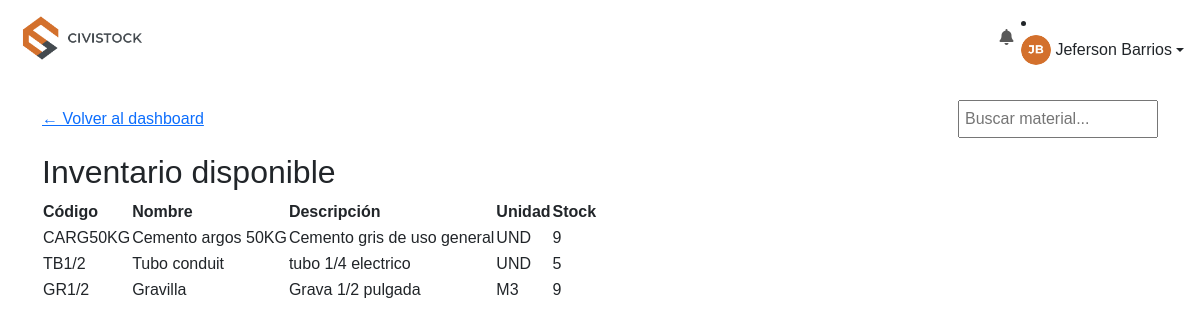
Screenshot of /ingeniero/existencias (signed in) with the database file from the repository.
### models.py (models this page shows, shortened)
class User(db.Model):
    __tablename__ = 'user'
    id = db.Column(db.Integer, primary_key=True)
    username = db.Column(db.String(80), unique=True, nullable=False)
    nombre = db.Column(db.String(120), nullable=False)
    password = db.Column(db.String(200), nullable=False)
    rol = db.Column(db.String(20), nullable=False)
    foto = db.Column(db.String(120), nullable=True, default='default.jpg')

class Material(db.Model):
    __tablename__ = 'material'
    id = db.Column(db.Integer, primary_key=True)
    codigo = db.Column(db.String(50), unique=True, nullable=False)
    nombre = db.Column(db.String(100), nullable=False)
    descripcion = db.Column(db.String(200))
    stock = db.Column(db.Float, default=0)
    stock_minimo = db.Column(db.Integer, default=0)
    unidad = db.Column(db.String(50))
    en_devolucion = db.Column(db.Float, default=0)
    movimientos = db.relationship('Movimiento', backref='material', lazy=True)

### ingeniero_routes.py (the view)
@ingeniero_bp.route('/existencias')
@ingeniero_required
def existencias():
    sync_user_session()
    materiales = Material.query.all()
    return render_template('Ingeniero/existencias_ingeniero.html', materiales=materiales)

### ingeniero_routes.py (called while the page is built)
def ingeniero_required(func):
    @wraps(func)
    def wrapper(*args, **kwargs):
        if 'user_role' not in session or session['user_role'] != 'INGENIERO':
            flash('Acceso no autorizado.', 'error')
            return redirect(url_for('login'))
        return func(*args, **kwargs)
    return wrapper

def sync_user_session():
    user = User.query.filter_by(username=session.get('user')).first()
    if user:
        session['user_name'] = user.nombre
        session['user_photo'] = user.foto
        session['user_id'] = user.id

### utils.py (called while the page is built)
def formatear_numero(value):
    try:
        num = float(value)
        if num.is_integer():
            return int(num)
        return num
    except (ValueError, TypeError):
        return value

def obtener_materiales_bajo_stock():
    return Material.query.filter(Material.stock <= Material.stock_minimo).all()

### templates/Ingeniero/existencias_ingeniero.html (shortened to what this page needs)
{% extends "base.html" %}
{% block content %}
  <div style="display: flex; justify-content: space-between; align-items: center; margin-bottom: 15px;">
    <a href="{{ url_for('ingeniero.dashboard') }}" class="btn-volver">← Volver al dashboard</a>
    <input type="text" id="busqueda" placeholder="Buscar material..." style="padding: 5px; width: 200px;">
  </div>
  <h2>Inventario disponible</h2>
  {% if materiales %}
    <table id="tabla-materiales">
      <thead>
        <tr>
          <th>Código</th>
          <th>Nombre</th>
          <th>Descripción</th>
          <th>Unidad</th>
          <th>Stock</th>
        </tr>
      </thead>
      <tbody>
        {% for material in materiales %}
          <tr>
            <td>{{ material.codigo }}</td>
            <td>{{ material.nombre }}</td>
            <td>{{ material.descripcion }}</td>
            <td>{{ material.unidad }}</td>
            <td>{{ material.stock|formatear_numero }}</td>
          </tr>
        {% endfor %}
      </tbody>
    </table>
  {% else %}
    <p>No hay materiales registrados.</p>
  {% endif %}
{% endblock %}

### templates/base.html (shortened to what this page needs)
<!DOCTYPE html>
<html lang="es">
<head>
    <link href="https://cdn.jsdelivr.net/npm/bootstrap@5.3.0/dist/css/bootstrap.min.css" rel="stylesheet">
    <link href="https://cdnjs.cloudflare.com/ajax/libs/font-awesome/6.5.0/css/all.min.css" rel="stylesheet">
    <link rel="stylesheet" href="{{ url_for('static', filename='style.css') }}">
</head>
<body>
    <nav class="navbar navbar-expand-lg navbar-white bg-white px-3">
        <a class="navbar-brand" href="{{ url_for(user_role.lower() + '.dashboard') }}">
            <img src="{{ url_for('static', filename='civistockresponsive.png') }}" alt="Logo" height="50">
        </a>
        <div class="collapse navbar-collapse" id="menuNav">
<ul class="navbar-nav">
    <li class="nav-item dropdown">
        <a class="nav-link position-relative" href="#" id="notifDropdown" role="button" data-bs-toggle="dropdown" aria-expanded="false">
            <i class="fas fa-bell"></i>
        </a>
    </li>
</ul>
                <li class="nav-item dropdown">
                    <a class="nav-link dropdown-toggle d-flex align-items-center" href="#" role="button" data-bs-toggle="dropdown">
                        <img src="{{ url_for('static', filename='uploads/' + (user_photo or 'default.jpg')) }}" alt="Foto" width="30" height="30" class="rounded-circle me-1">
                        {{ user_name }}
                    </a>
                </li>
        </div>
    </nav>
    <div class="container my-4">
        {% block content %}{% endblock %}
    </div>

### static/style.css (style rules this page uses)
body, html { margin: 0; padding: 0; height: 100%; font-family: 'Montserrat', sans-serif; }

### rows the page displays
User: foto (picture), nombre "Jeferson Barrios"
Material: codigo "CARG50KG", nombre "Cemento argos 50KG", descripcion "Cemento gris de uso general", unidad "UND", stock "9"
Material: codigo "TB1/2", nombre "Tubo conduit", descripcion "tubo 1/4 electrico", unidad "UND", stock "5"
Material: codigo "GR1/2", nombre "Gravilla", descripcion "Grava 1/2 pulgada", unidad "M3", stock "9"
